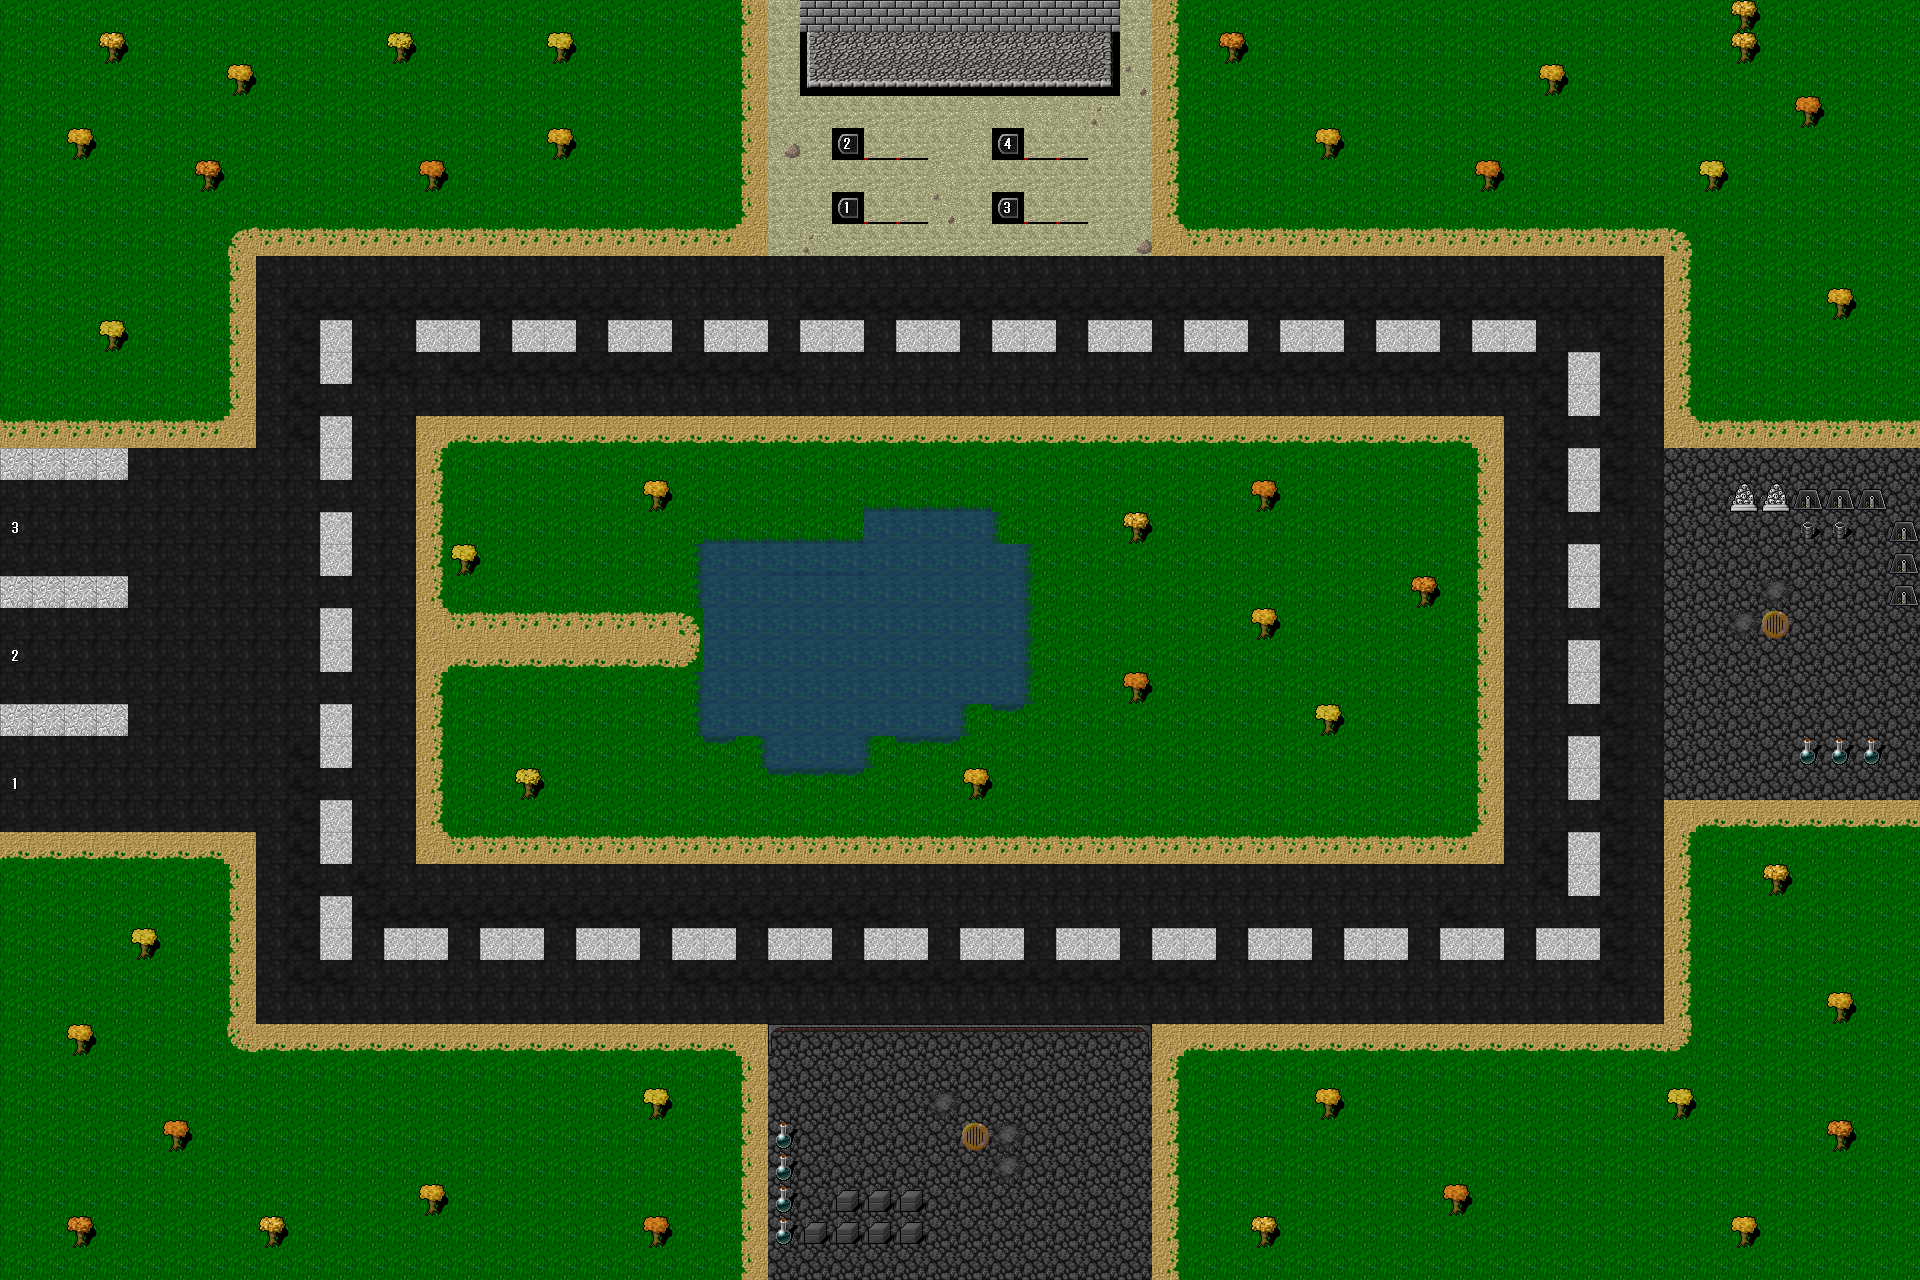

Rendered tile map (Tiled .tmx) drawn with the repository's tilesets; below, a short description and the map source with its tile grids summarised:
An orthogonal 60x40 tile map with 32x32 px tiles, 2 tile layers (Basislayer, Ebene 1) and 3 objects (Fuel_Station, Ores, Target).

<map version="1.8" tiledversion="1.8.4" orientation="orthogonal" renderorder="right-down" width="60" height="40" tilewidth="32" tileheight="32" infinite="0" nextlayerid="4" nextobjectid="13">
 <tileset firstgid="1" source="dungeon.tsx" />
 <layer id="1" name="Basislayer" width="60" height="40">
  <data>[2400 cells, 2400 non-empty, 29 distinct tile ids]</data>
 </layer>
 <layer id="2" name="Ebene 1" width="60" height="40">
  <data>[2400 cells, 154 non-empty, 28 distinct tile ids]</data>
 </layer>
 <objectgroup id="3" name="Areas">
  <object id="1" name="Fuel_Station" x="768" y="0" width="384" height="256" />
  <object id="2" name="Ores" x="1664" y="448" width="256" height="352" />
  <object id="3" name="Target" x="768" y="1024" width="384" height="256" />
 </objectgroup>
</map>
